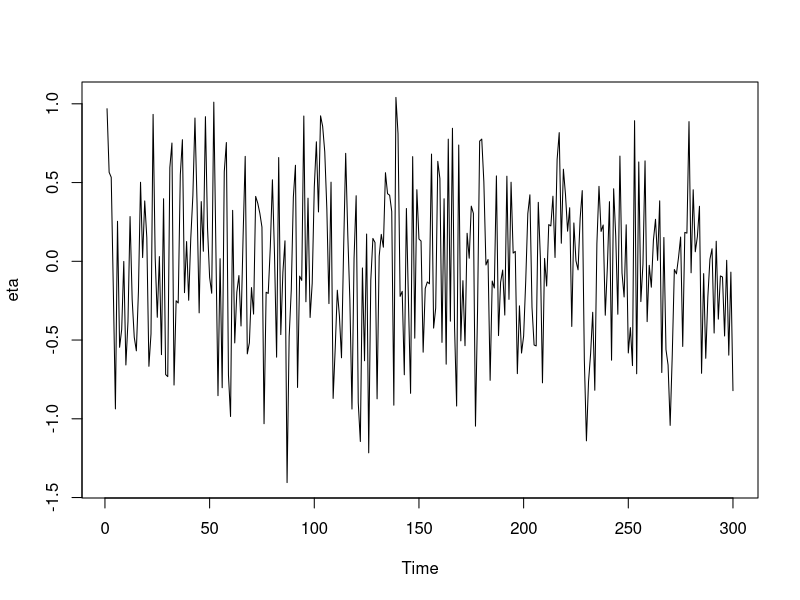
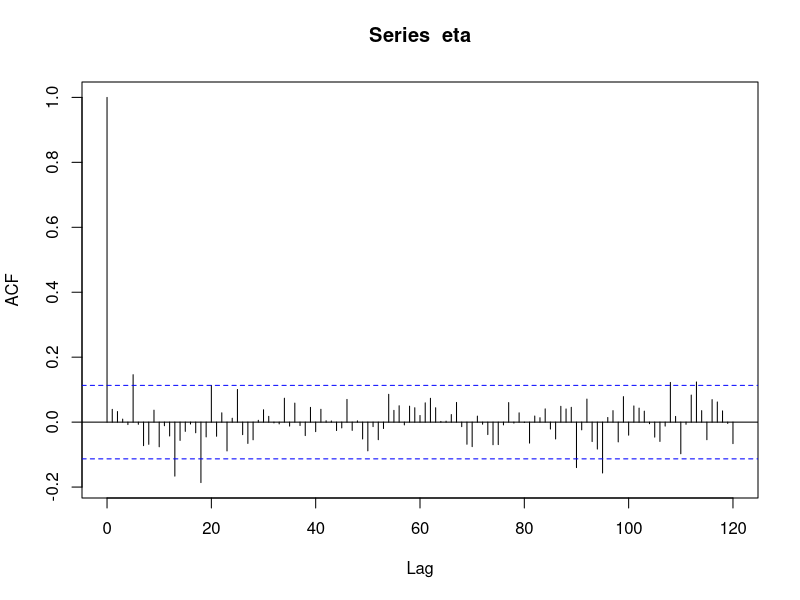
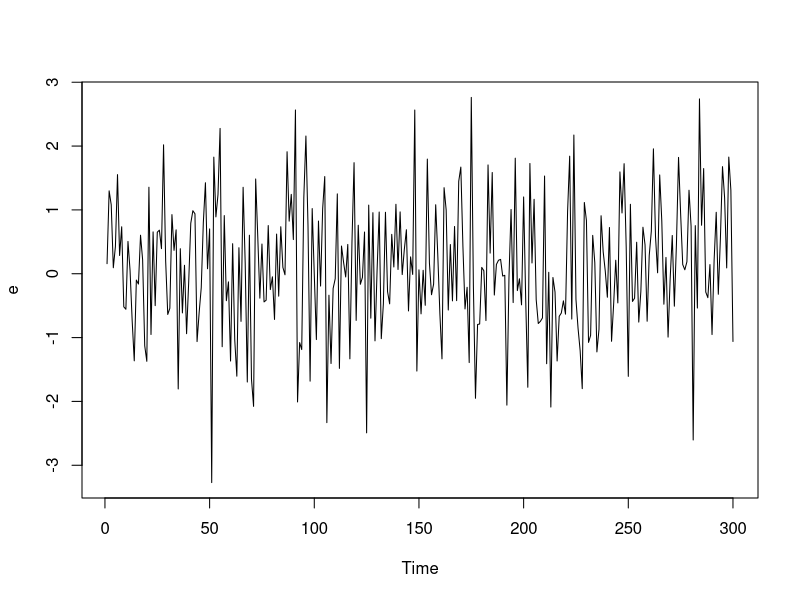
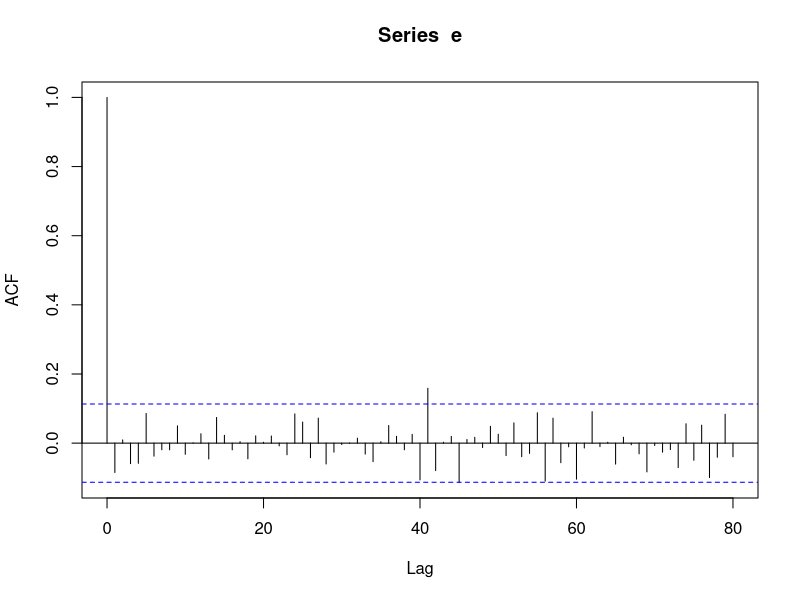
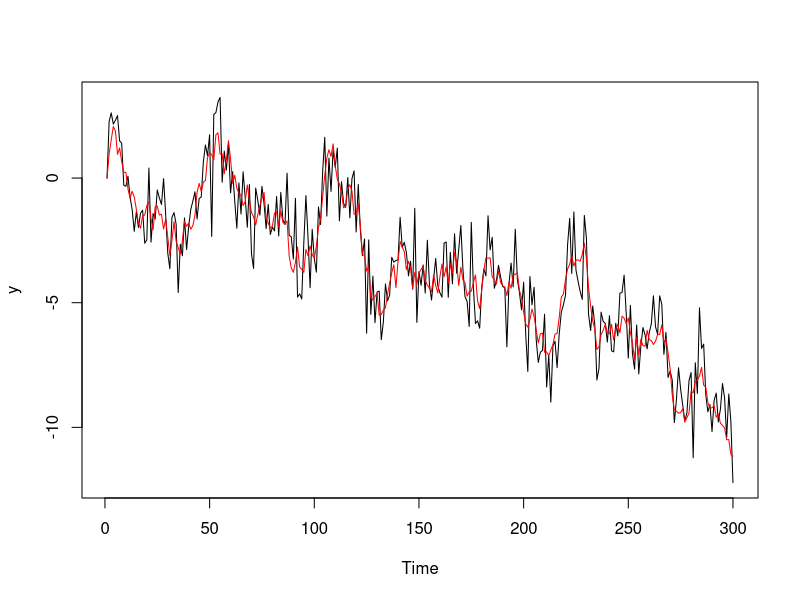
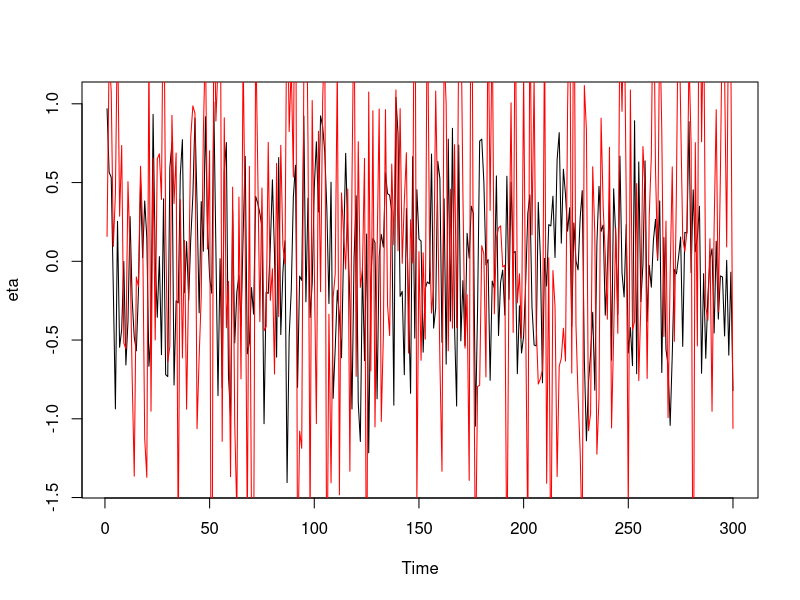
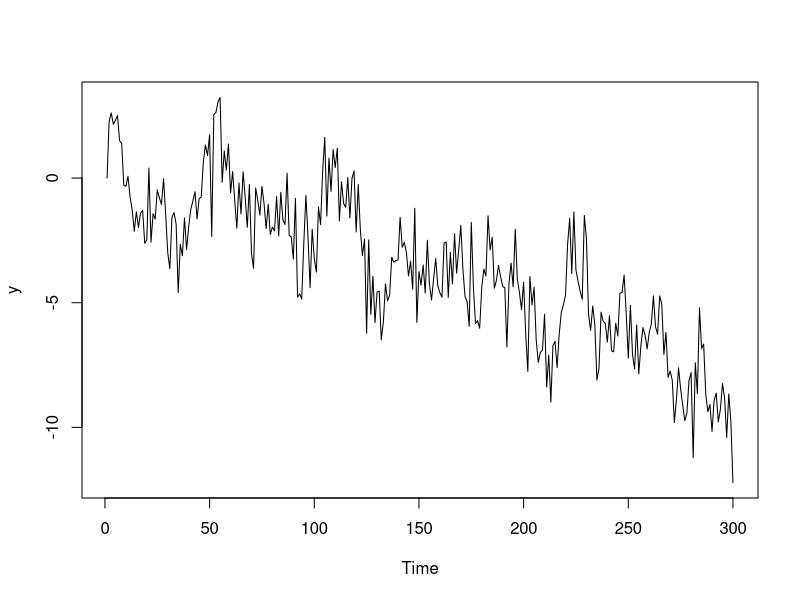
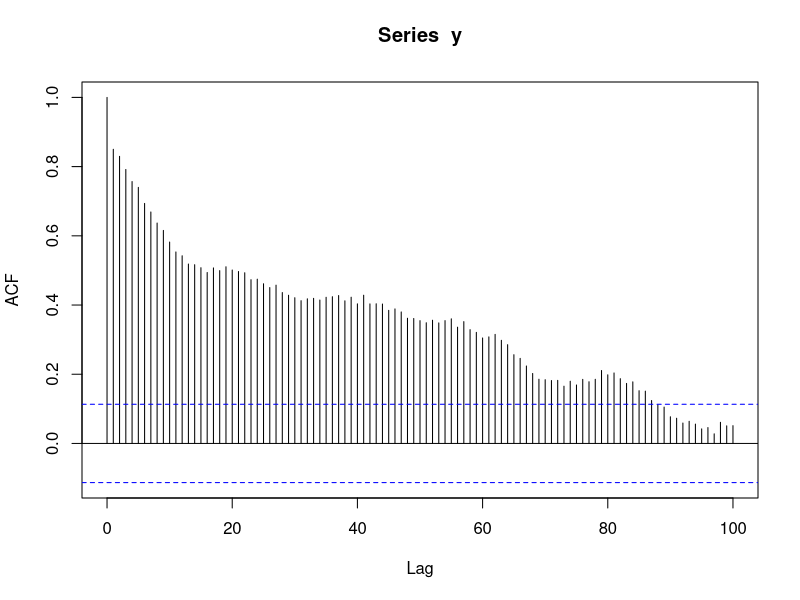

Source code (R) for these figures, in order:
################################################################################
# Simulate a LLM with varying values of q, arising from the pairs: 
# (sigma_e, sigma_eta) = (0.1,1);(1,1);(1,0.1)
################################################################################

# fix the length of the series (the sample size in real data)

n = 300

# fix the sqrt of the variance of eta (notation of the slides)
# and simulate the error process eta 

sigma_eta = 0.5
eta = sigma_eta * rnorm(n)
mean(eta)
var(eta)

# check: starts
eta
ts.plot(eta)

acf(eta, drop.lag.0 = FALSE, lag.max = 120)
# check: ends

# simulate epsilon_t 

sigma_e = 1
e = sigma_e * rnorm(n)

# check: starts
e
ts.plot(e)
acf(e, lag.max = 80, drop.lag.0 = FALSE)
# check: ends

# q, signal-to-noise ratio (exact from simulations)

q = sigma_eta^2/sigma_e^2

# sample signal-to-noise ratio 
# hat_q = var(eta)/var(e)

# start the recursion 

mu = 0
mu[1] <- 0  # initial condition  
y = 0 

for(t in 1:(n-1)){
  mu[t+1] = mu[t] + eta[t]
  y[t+1] =  mu[t+1] + e[t+1]
}

ts.plot(y)
lines(mu,col="red")

# plot of eta (error affecting the signal) versus epsilon (e, measurement error)
ts.plot(eta)
lines(e, col = "red")

# the stochastic properties of: 
# y_t 
# mu_t
# (1-L)y_t 
# remind that they essentially depend on the signal-to-noise ratio 

# let's start with y_t (that from theory is ARIMA(0,1,1) with constraints)
ts.plot(y)
acf(y,lag.max = 100, drop.lag.0 = FALSE)
pacf(y,lag.max = 100, drop.lag.0 = FALSE)

ts.plot(mu)
acf(mu,lag.max = 100, drop.lag.0 = FALSE)
pacf(mu,lag.max = 100, drop.lag.0 = FALSE)

# as expected, the ACF of y and mu are slowly linearly decreasing as the ACFs of 
# nonstationary processes 

dy = diff(y)
ts.plot(dy)
acf(dy,lag.max = 100, drop.lag.0 = FALSE)
pacf(dy,lag.max = 100, drop.lag.0 = FALSE)
# remind that (1-L)y_t is a MA(1) with rho_1 = -1/(2+q)
# when q goes to infinity then rho_1 -> 0

# while the reduced form of (1-L)y_t is MA(1),  (1-L)mu_t 
# is a white noise process, actually, BY CONSTRUCTION, is eta_t

dmu = diff(mu)
ts.plot(dmu)
lines(eta, col = "red")
acf(dmu,lag.max = 100, drop.lag.0 = FALSE)
pacf(dmu,lag.max = 100, drop.lag.0 = FALSE)

################################################################################
# LLT
################################################################################
n = 400

sigma_eta = 0.2
eta = sigma_eta * rnorm(n)
sigma_e = 0.8
e = sigma_e * rnorm(n)
sigma_xi = 2.1
xi = sigma_xi * rnorm(n)

mu = 0
mu[1] <- 0   
beta = 0
beta[1] <- 0   
y = 0 
for(t in 1:(n-1)){
  beta[t+1] = beta[t] + xi[t]
  mu[t+1] = beta[t] + mu[t] + eta[t]
  y[t+1] =  mu[t+1] + e[t+1]
}

ts.plot(y)
lines(mu,col="red")
lines(beta,col="blue")

ts.plot(y)
ts.plot(mu)
ts.plot(beta)


###############################################################################






